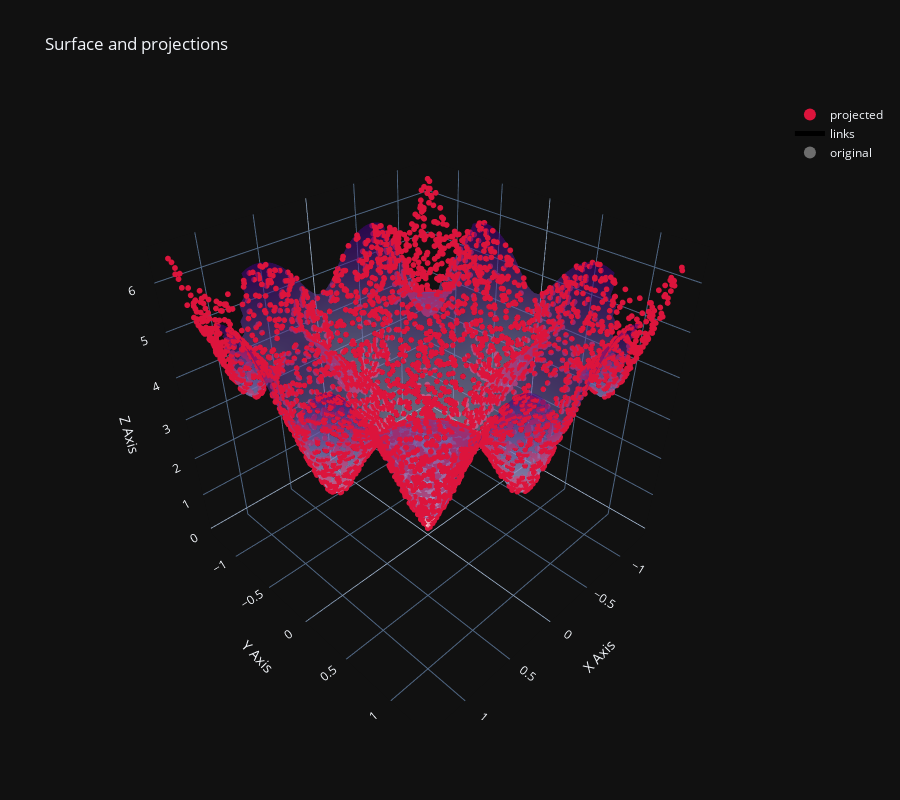

The code cell stored with this chart in its notebook:
### Code cell
plot_3d_projection(samples, f_expl)

### Figure 1 — Plotly figure (JSON) as saved in the notebook; plotly's stock layout.template omitted (floating-point values rounded to 4 significant figures; data arrays with more than 128 entries replaced by an {"elided": "..."} marker saying what was removed)
{"data": [{"colorscale": [[0, "rgb(252,251,253)"], [0.125, "rgb(239,237,245)"], [0.25, "rgb(218,218,235)"], [0.375, "rgb(188,189,220)"], [0.5, "rgb(158,154,200)"], [0.625, "rgb(128,125,186)"], [0.75, "rgb(106,81,163)"], [0.875, "rgb(84,39,143)"], [1, "rgb(63,0,125)"]], "lighting": {"ambient": 1, "diffuse": 0, "fresnel": 0, "roughness": 1, "specular": 0}, "name": "surface", "opacity": 0.55, "showscale": false, "type": "surface", "x": {"elided": "80x80 float values"}, "y": {"elided": "80x80 float values"}, "z": {"elided": "80x80 float values"}}, {"marker": {"color": "crimson", "size": 2}, "mode": "markers", "name": "projected", "type": "scatter3d", "x": {"elided": "5000 float values"}, "y": {"elided": "5000 float values"}, "z": {"elided": "5000 float values"}}, {"line": {"color": "rgba(0,0,0,1.0)", "width": 1}, "mode": "lines", "name": "links", "type": "scatter3d", "x": {"elided": "15000 float values"}, "y": {"elided": "15000 float values"}, "z": {"elided": "15000 float values"}}, {"marker": {"color": "rgba(120,120,120,0.9)", "size": 2}, "mode": "markers", "name": "original", "type": "scatter3d", "x": {"elided": "5000 float values"}, "y": {"elided": "5000 float values"}, "z": {"elided": "5000 float values"}}], "layout": {"height": 800, "legend": {"itemsizing": "constant"}, "scene": {"aspectmode": "cube", "xaxis": {"title": {"text": "X Axis"}}, "yaxis": {"title": {"text": "Y Axis"}}, "zaxis": {"title": {"text": "Z Axis"}}}, "title": {"text": "Surface and projections"}}}
